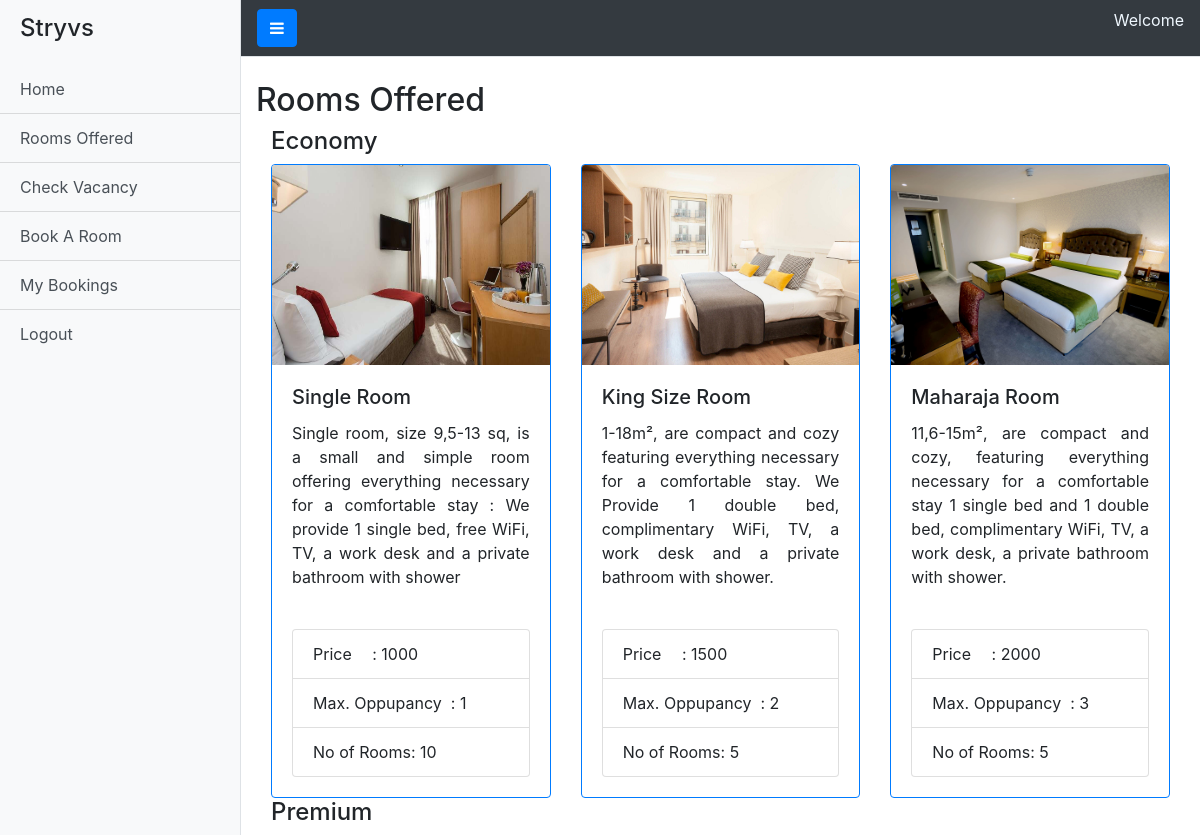
/dashboard/availrooms (signed in), run on the app's committed database.
### dashboard/models.py (models this page shows)
class Rooms(models.Model):
    room_name = models.CharField(max_length=50)
    room_desc = models.CharField(max_length=200)
    room_occ = models.IntegerField()
    room_price = models.IntegerField()
    no_of_rooms_avail = models.IntegerField()
    select =(('Economy','Economy'),('Premium','Premium'))
    room_class = models.CharField(max_length=10,choices=select)
    room_img = models.ImageField(upload_to = 'room_pics/')

### dashboard/views.py (the view)
# urls.py: path('availrooms',views.availrooms,name="availrooms"),
def availrooms(request):
    if not request.user.is_authenticated:
        storage = messages.get_messages(request)
        storage.used = True
        messages.info(request,'Not Authorized to access that page')
        return redirect('/')
    eco = Rooms.objects.filter(room_class="Economy").all()
    pre = Rooms.objects.filter(room_name="Premium").all()
    return render(request,'rooms_avail.html',{'eco':eco,'pre':pre})

### templates/rooms_avail.html (shortened to what this page needs)
{%extends 'base1.html'%}
{%load static%}
{%block content%}
    <h2 class="room_heading">Rooms Offered</h2>
      <div class="container">
        <h4 class="room_type_heading">Economy</h4>
        <div class="card-deck">
          {%for item in eco%}
          <div class="card border-primary">
            <img class="card-img-top" src="{{item.room_img.url}}" width="200px" height="200px" alt="Card image cap">
            <div class="card-body">
              <h5 class="card-title obq">{{item.room_name}}</h5>
              <p class="card-text mytext">{{item.room_desc}}</p>
            </div>
            <div class="card-body">
              <ul class="list-group border-success">
                <li class="list-group-item">Price &emsp;: {{item.room_price}}</li>
                <li class="list-group-item">Max. Oppupancy &nbsp;: {{item.room_occ}}</li>
                <li class="list-group-item">No of Rooms: {{item.no_of_rooms_avail}}</li>
              </ul>
            </div>
          </div>
          {%endfor%}
        </div>
        <h4 class="room_type_heading">Premium</h4>
      </div>
{%endblock%}

### templates/rooms_avail.html (style rules this page uses)
.mytext { text-align: justify; }

### data on the page
Rooms: room_img (picture), room_name "Single Room", room_desc "Single room, size 9,5-13 sq, is a small and simple room offering everything necessary for a comfortable stay : We provide 1 single bed, free WiFi, TV, a work desk and a private bathroom with shower", room_price "1000", room_occ "1", no_of_rooms_avail "10"
Rooms: room_img (picture), room_name "King Size Room", room_desc "1-18m², are compact and cozy featuring everything necessary for a comfortable stay. We Provide 1 double bed, complimentary WiFi, TV, a work desk and a private bathroom with shower.", room_price "1500", room_occ "2", no_of_rooms_avail "5"
Rooms: room_img (picture), room_name "Maharaja Room", room_desc "11,6-15m², are compact and cozy, featuring everything necessary for a comfortable stay 1 single bed and 1 double bed, complimentary WiFi, TV, a work desk, a private bathroom with shower.", room_price "2000", room_occ "3", no_of_rooms_avail "5"
